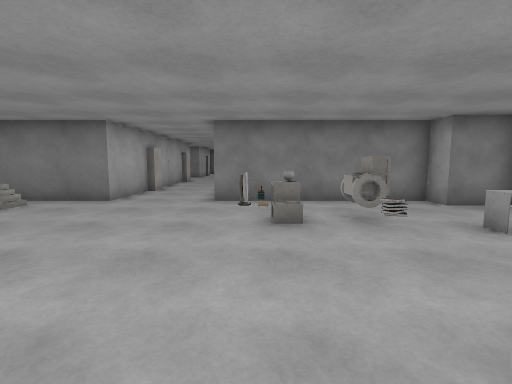
[1] (above)

16 first-person views from a walk through a Unity game level. The camera is 1.3 m above the floor, tilts 6° down and sees 85° across. The floor is counted in squares, 1 m on a side. Each view is taken from the middle of a square. On the plan, view 1 faces up. The plan holds only what a view shows up to about 13 squares ahead; the rest is blank. Some animated figures are not drawn. Surface patterns are stand-ins for the level's own textures.

[2]
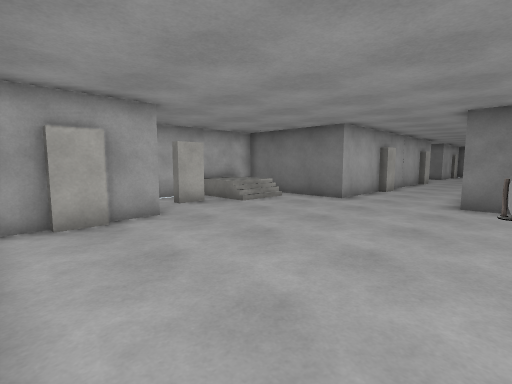

[3]
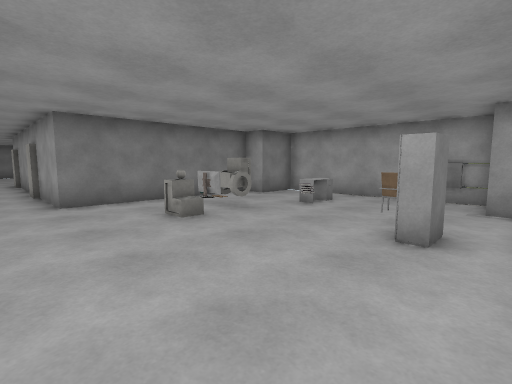

[4]
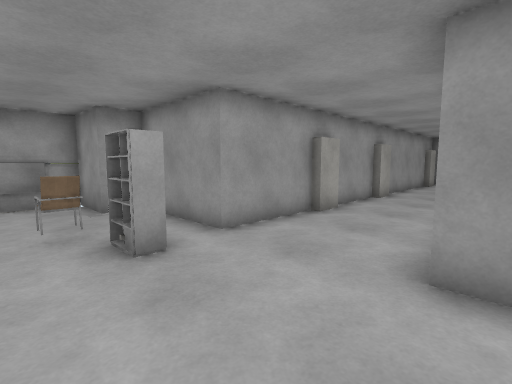

[5]
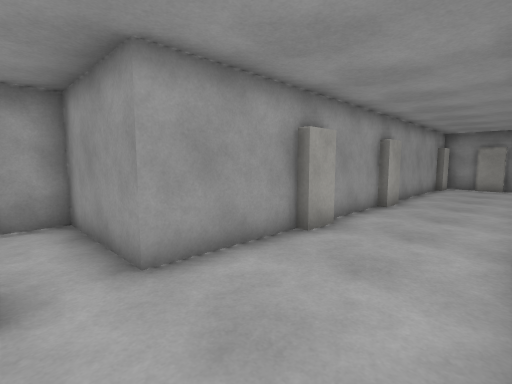

[6]
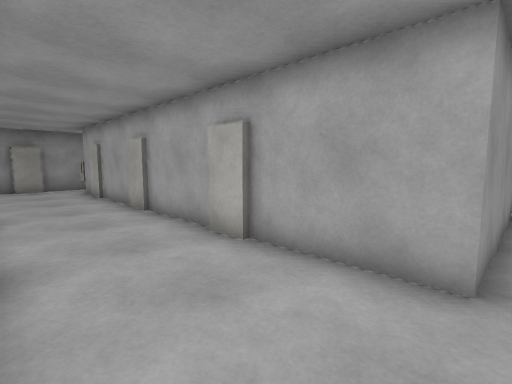

[7]
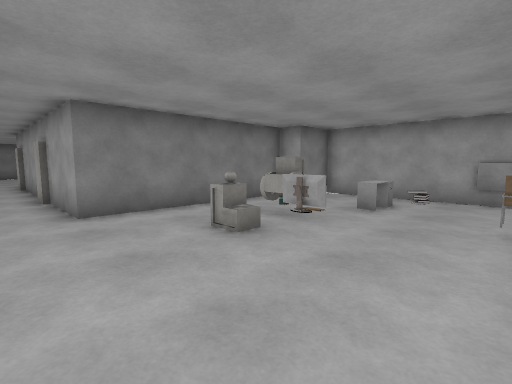

[8]
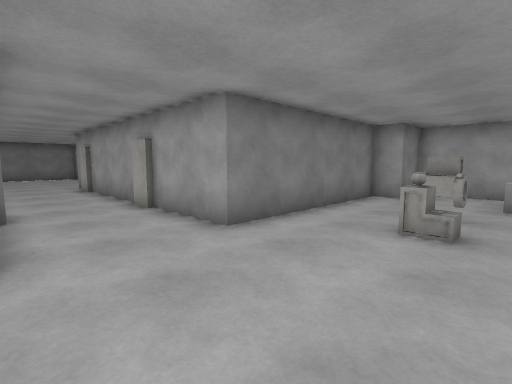

[9]
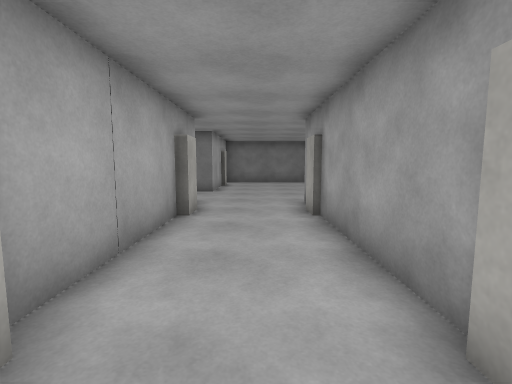

[10]
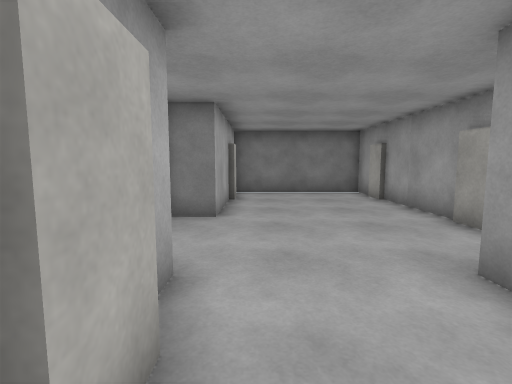

[11]
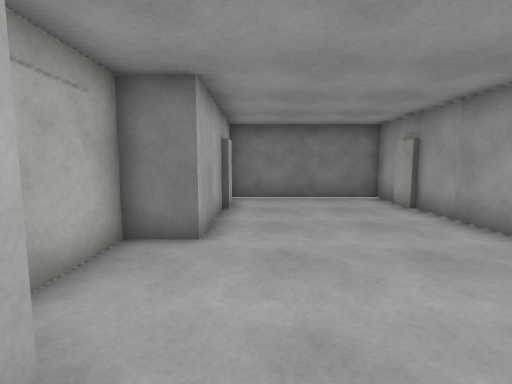

[12]
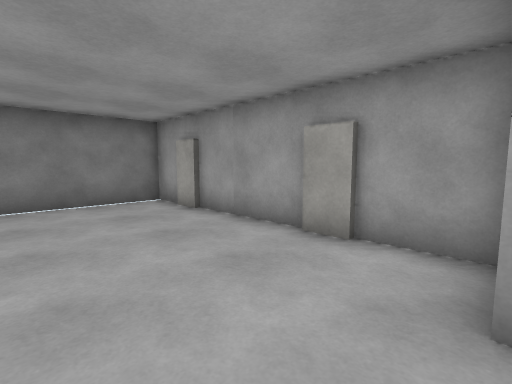

[13]
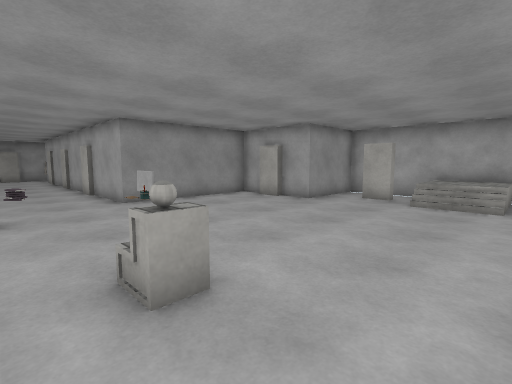

[14]
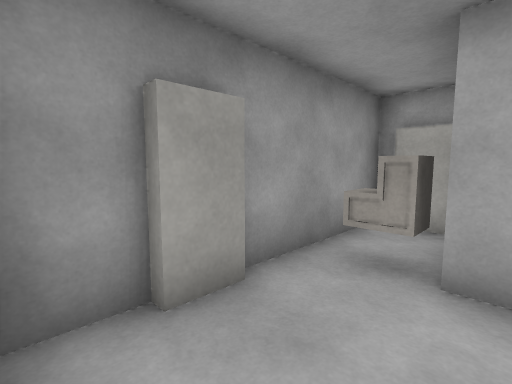

[15]
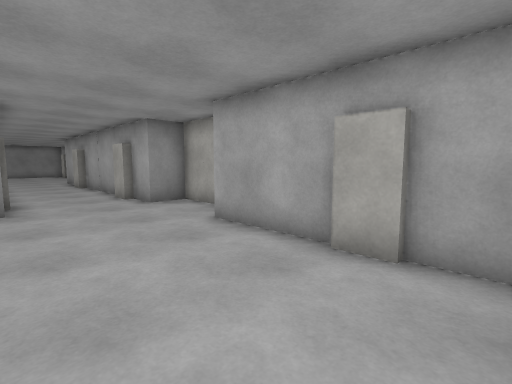

[16]
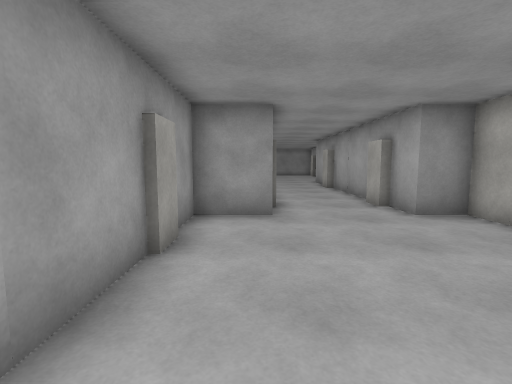

### Floor plan
Points are (right, up) in squares from view 1. A wall is a line through its corners. A room is listed if a view was taken in it or the views show most of it. See-through windows are left out.
Room 1 (views 1, 2, 3, 4, 5, 6, 7, 8, 9, 10, 11, 12, 13, 14, 15, 16)
walls: (-1.6, 12.8) (-1.6, 13.8); (-1.4, 13.9) (-1.4, 18.9); (-5, 12.8) (-5, 9.4) (-9.1, 9.4); (-8, 5.6) (-8, 4.5); (-6.3, 2) (-6.3, 0.9); (-4.7, 13.8) (-4.7, 12.8); (-6.6, 1) (-6.6, -0.3) (-1.3, -0.3) (-1.3, -3.5); (-9.8, 8.8) (-9.8, 4.6); (-9.8, 3.8) (-9.8, 3.2) (-6.6, 3.2) (-6.6, 1.9); (-1.1, -3.4) (-1.1, -4.5); (2.3, -3.5) (2.3, -0.3) (5.8, -0.3) (5.8, 0.8) (7.8, 0.8) (7.8, 8.4) (5.8, 8.4) (5.8, 9.4) (-1.4, 9.4) (-1.4, 12.9); (-1.3, -4.6) (-1.3, -7.5); (-1.6, 18.8) (-1.6, 19.9); (2, -4.5) (2, -3.4); (-5, 18.9) (-5, 14); (-4.7, 19.9) (-4.7, 18.8); (-1.4, 20.6) (-1.4, 21.1) (0.6, 21.1) (0.6, 23.2); (-1.1, -7.4) (-1.1, -8.5); (2.3, -7.5) (2.3, -4.9); (2, -8.5) (2, -7.4); (-1.3, -8.8) (-1.3, -11.4); (0.4, 23.1) (0.4, 24.1); (0.6, 24) (0.6, 27.9); (-1.1, -11.2) (-1.1, -12.4); (-1.3, -12.8) (-1.3, -14.8); (0.4, 27.8) (0.4, 28.9); (-2, -13.9) (-1.2, -13.9); (-5, 27.9) (-5, 24.6) (-6.3, 24.6) (-6.3, 21.1) (-5, 21.1) (-5, 19.8); (2.3, -14.2) (2.3, -9.1); (0.6, 29.1) (0.6, 30.4) (-5, 30.4); (-4.7, 28.9) (-4.7, 27.8); (-0.1, -15.2) (1, -15.2); (0.9, -15.5) (2, -15.5); (-5, 30) (-5, 28.8)
low walls: (1.1, 5.9) (0.5, 5.9)
ways out: opening at (-1, -14) to room 2
objects: other object (0, 4); cabinet (2, 1) to (3, 1); other object (2, 6); other object (2, 7); other object (3, 2); other object (3, 7); other object (5, 5); other object (8, 2)
Room 2 (no view inside)
walls: (-3.9, -14) (-3.9, -15.1); (-4.2, -15) (-4.2, -15.5) (0, -15.5)
ways out: opening at (-1, -14) to room 1

Positions as (right, up) in squares from view 1, and headings:
1: (0, 0), facing up
2: (0, 0), facing up-left
3: (-3, 0), facing up-right
4: (-2, 3), facing down-right
5: (-1, 1), facing down-right
6: (2, 0), facing down-left
7: (-3, 2), facing up-right
8: (-5, 5), facing up-right
9: (-3, 12), facing up
10: (-4, 18), facing up
11: (-4, 20), facing up
12: (-4, 21), facing up-right
13: (2, 9), facing down-left
14: (2, -13), facing down-left
15: (-1, 30), facing down-left
16: (-1, 28), facing down
